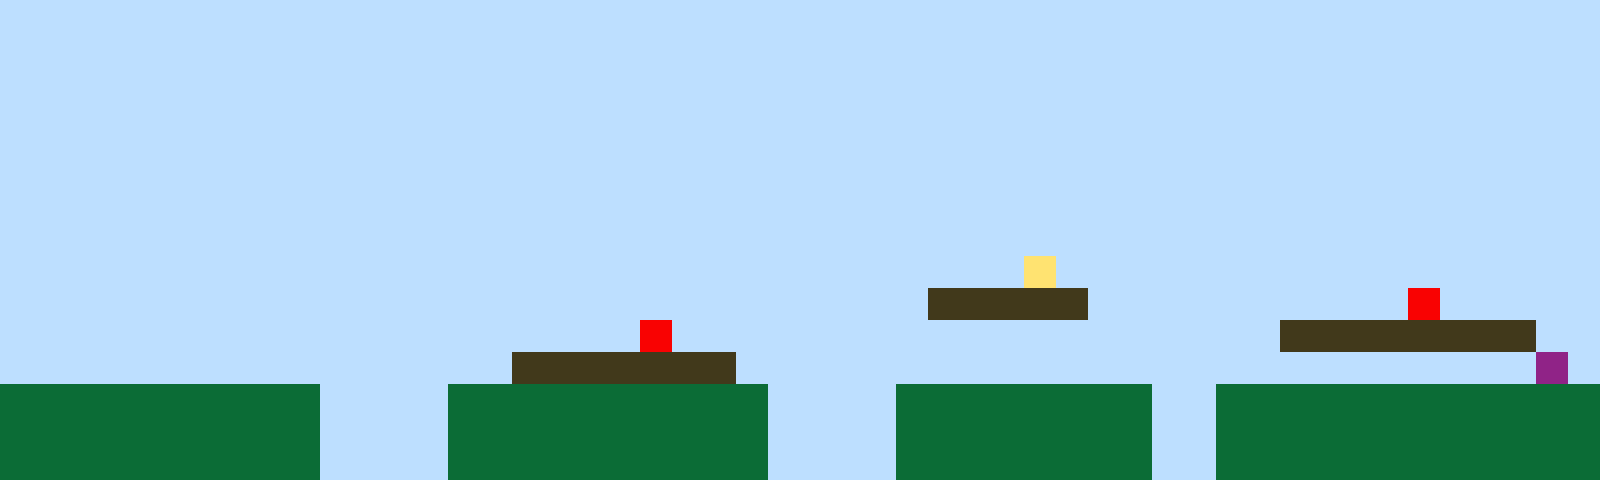

This is a level from a 2D game, rendered from its Tiled map with the project's own tilesets. A one-line summary and the complete map file follow:
An orthogonal 50x15 tile map with 32x32 px tiles, 1 tile layer (Tile Layer 1).

<map version="1.10" tiledversion="1.11.2" orientation="orthogonal" renderorder="right-up" width="50" height="15" tilewidth="32" tileheight="32" infinite="0" nextlayerid="2" nextobjectid="1"><editorsettings><export target="map1.csv" format="csv" /></editorsettings><tileset firstgid="1" name="sprites" tilewidth="32" tileheight="32" tilecount="6" columns="3"><image source="sprites.png" width="96" height="64" /></tileset><layer id="1" name="Tile Layer 1" width="50" height="15"><data encoding="csv">1,1,1,1,1,1,1,1,1,1,1,1,1,1,1,1,1,1,1,1,1,1,1,1,1,1,1,1,1,1,1,1,1,1,1,1,1,1,1,1,1,1,1,1,1,1,1,1,1,1,1,1,1,1,1,1,1,1,1,1,1,1,1,1,1,1,1,1,1,1,1,1,1,1,1,1,1,1,1,1,1,1,1,1,1,1,1,1,1,1,1,1,1,1,1,1,1,1,1,1,1,1,1,1,1,1,1,1,1,1,1,1,1,1,1,1,1,1,1,1,1,1,1,1,1,1,1,1,1,1,1,1,1,1,1,1,1,1,1,1,1,1,1,1,1,1,1,1,1,1,1,1,1,1,1,1,1,1,1,1,1,1,1,1,1,1,1,1,1,1,1,1,1,1,1,1,1,1,1,1,1,1,1,1,1,1,1,1,1,1,1,1,1,1,1,1,1,1,1,1,1,1,1,1,1,1,1,1,1,1,1,1,1,1,1,1,1,1,1,1,1,1,1,1,1,1,1,1,1,1,1,1,1,1,1,1,1,1,1,1,1,1,1,1,1,1,1,1,1,1,1,1,1,1,1,1,1,1,1,1,1,1,1,1,1,1,1,1,1,1,1,1,1,1,1,1,1,1,1,1,1,1,1,1,1,1,1,1,1,1,1,1,1,1,1,1,1,1,1,1,1,1,1,1,1,1,1,1,1,1,1,1,1,1,1,1,1,1,1,1,1,1,1,1,1,1,1,1,1,1,1,1,1,1,1,1,1,1,1,1,1,1,1,1,1,1,1,1,1,1,1,1,1,1,1,1,1,1,1,1,1,1,1,1,1,1,1,1,1,1,1,1,1,1,1,1,1,1,1,1,1,1,1,1,1,1,1,1,1,1,1,1,1,1,1,1,1,1,1,1,1,1,1,1,1,1,1,1,1,1,1,1,1,1,1,1,1,1,1,1,1,1,1,1,1,1,1,1,1,1,1,1,4,1,1,1,1,1,1,1,1,1,1,1,1,1,1,1,1,1,1,1,1,1,1,1,1,1,1,1,1,1,1,1,1,1,1,1,1,1,1,1,1,1,1,1,1,1,1,3,3,3,3,3,1,1,1,1,1,1,1,1,1,1,5,1,1,1,1,1,1,1,1,1,1,1,1,1,1,1,1,1,1,1,1,1,1,1,1,1,5,1,1,1,1,1,1,1,1,1,1,1,1,1,1,1,1,1,1,1,3,3,3,3,3,3,3,3,1,1,1,1,1,1,1,1,1,1,1,1,1,1,1,1,1,1,3,3,3,3,3,3,3,1,1,1,1,1,1,1,1,1,1,1,1,1,1,1,1,1,1,1,1,1,1,1,1,1,6,1,2,2,2,2,2,2,2,2,2,2,1,1,1,1,2,2,2,2,2,2,2,2,2,2,1,1,1,1,2,2,2,2,2,2,2,2,1,1,2,2,2,2,2,2,2,2,2,2,2,2,2,2,2,2,2,2,2,2,2,2,1,1,1,1,2,2,2,2,2,2,2,2,2,2,1,1,1,1,2,2,2,2,2,2,2,2,1,1,2,2,2,2,2,2,2,2,2,2,2,2,2,2,2,2,2,2,2,2,2,2,1,1,1,1,2,2,2,2,2,2,2,2,2,2,1,1,1,1,2,2,2,2,2,2,2,2,1,1,2,2,2,2,2,2,2,2,2,2,2,2</data></layer></map>
